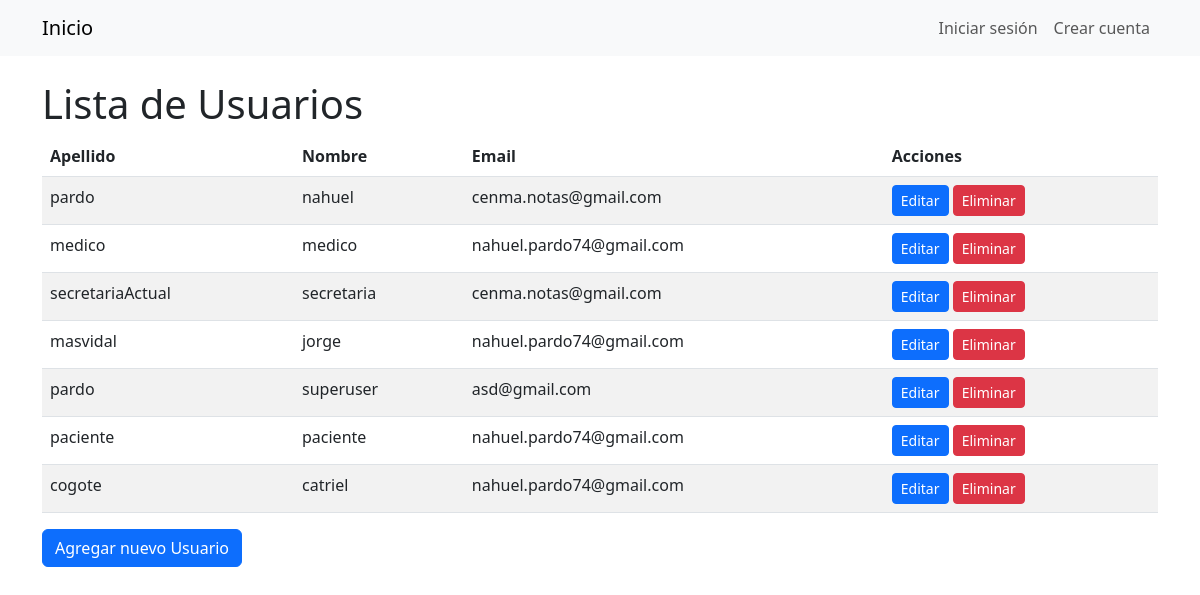
The app's page /usuarios/, older data.
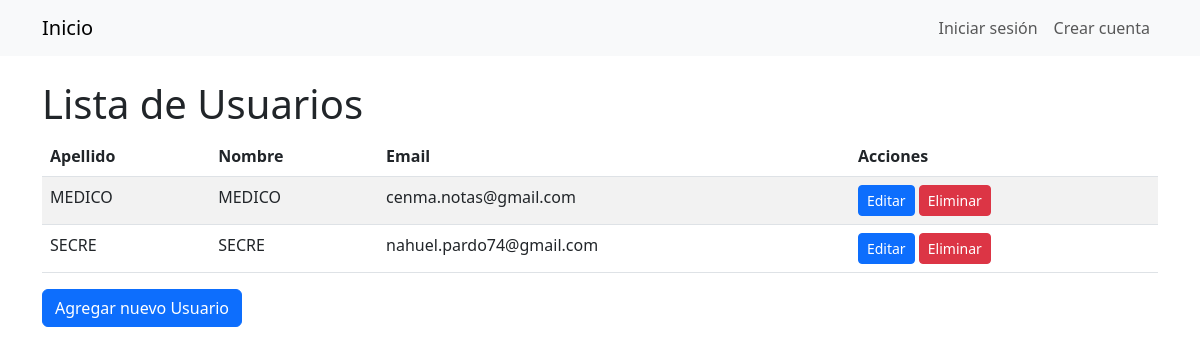
The same page, newer data.
### Gestion/models/usuario.py (models this page shows, shortened)
class Usuario(AbstractBaseUser):
    dni = models.IntegerField(unique=True)
    nombre = models.CharField(max_length=30)
    apellido = models.CharField(max_length=30)
    email = models.EmailField(max_length=60)
    telefono = models.CharField(max_length=12)
    is_active = models.BooleanField(default=True)
    is_staff = models.BooleanField(default=False)
    is_superuser = models.BooleanField(default=False)
    groups = models.ManyToManyField(
        Group,
        verbose_name='grupos',
        blank=True,
        help_text='Los grupos a los que pertenece el usuario.',
        related_name='user_set'
    )
    user_permissions = models.ManyToManyField(
        Permission,
        verbose_name='permisos',
        blank=True,
        help_text='Permisos específicos para este usuario.',
        related_name='user_set'
    )
    USERNAME_FIELD = 'dni'
    REQUIRED_FIELDS = ['nombre', 'apellido', 'email', 'telefono']
    objects = UsuarioManager()

### Gestion/views.py (the view)
# urls.py: path('usuarios/', views.UsuarioListView.as_view(), name='usuario_list'),
class UsuarioListView(generic.ListView):
    model = Usuario
    template_name = 'usuario/usuario_list.html'

### Gestion/templates/usuario/usuario_list.html
{% extends 'base.html' %}
{% block content %}
  <h1>Lista de Usuarios</h1>
  <table class="table table-striped">
    <thead>
      <tr>
        <th scope="col">Apellido</th>
        <th scope="col">Nombre</th>
        <th scope="col">Email</th>
        <th scope="col">Acciones</th>
      </tr>
    </thead>
    <tbody>
      {% for usuario in object_list %}
        <tr>
          <td>{{ usuario.apellido }}</td>
          <td>{{ usuario.nombre }}</td>
          <td>{{ usuario.email }}</td>
          <td>
            <a href="{% url 'usuario_update' usuario.pk %}" class="btn btn-sm btn-primary">Editar</a>
            <a href="{% url 'usuario_delete' usuario.pk %}" class="btn btn-sm btn-danger">Eliminar</a>
          </td>
        </tr>
      {% endfor %}
    </tbody>
  </table>
  <a href="{% url 'usuario_create' %}" class="btn btn-primary">Agregar nuevo Usuario</a>
{% endblock %}

Row changes from the older to the newer data that the page shows:
removed Usuario: apellido "pardo", nombre "nahuel", email "cenma.notas@gmail.com"
removed Usuario: apellido "medico", nombre "medico", email "nahuel.pardo74@gmail.com"
removed Usuario: apellido "secretariaActual", nombre "secretaria", email "cenma.notas@gmail.com"
removed Usuario: apellido "masvidal", nombre "jorge", email "nahuel.pardo74@gmail.com"
removed Usuario: apellido "pardo", nombre "superuser", email "asd@gmail.com"
removed Usuario: apellido "paciente", nombre "paciente", email "nahuel.pardo74@gmail.com"
removed Usuario: apellido "cogote", nombre "catriel", email "nahuel.pardo74@gmail.com"
added Usuario: apellido "MEDICO", nombre "MEDICO", email "cenma.notas@gmail.com"
added Usuario: apellido "SECRE", nombre "SECRE", email "nahuel.pardo74@gmail.com"
